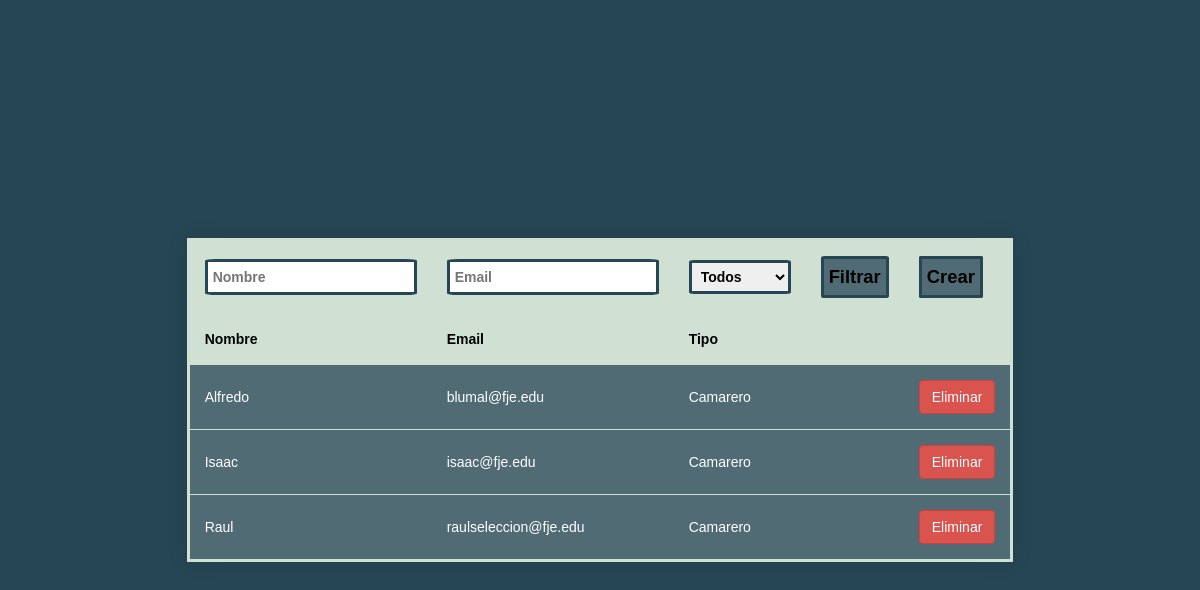
The app's page /View/users.admin.php, older data.
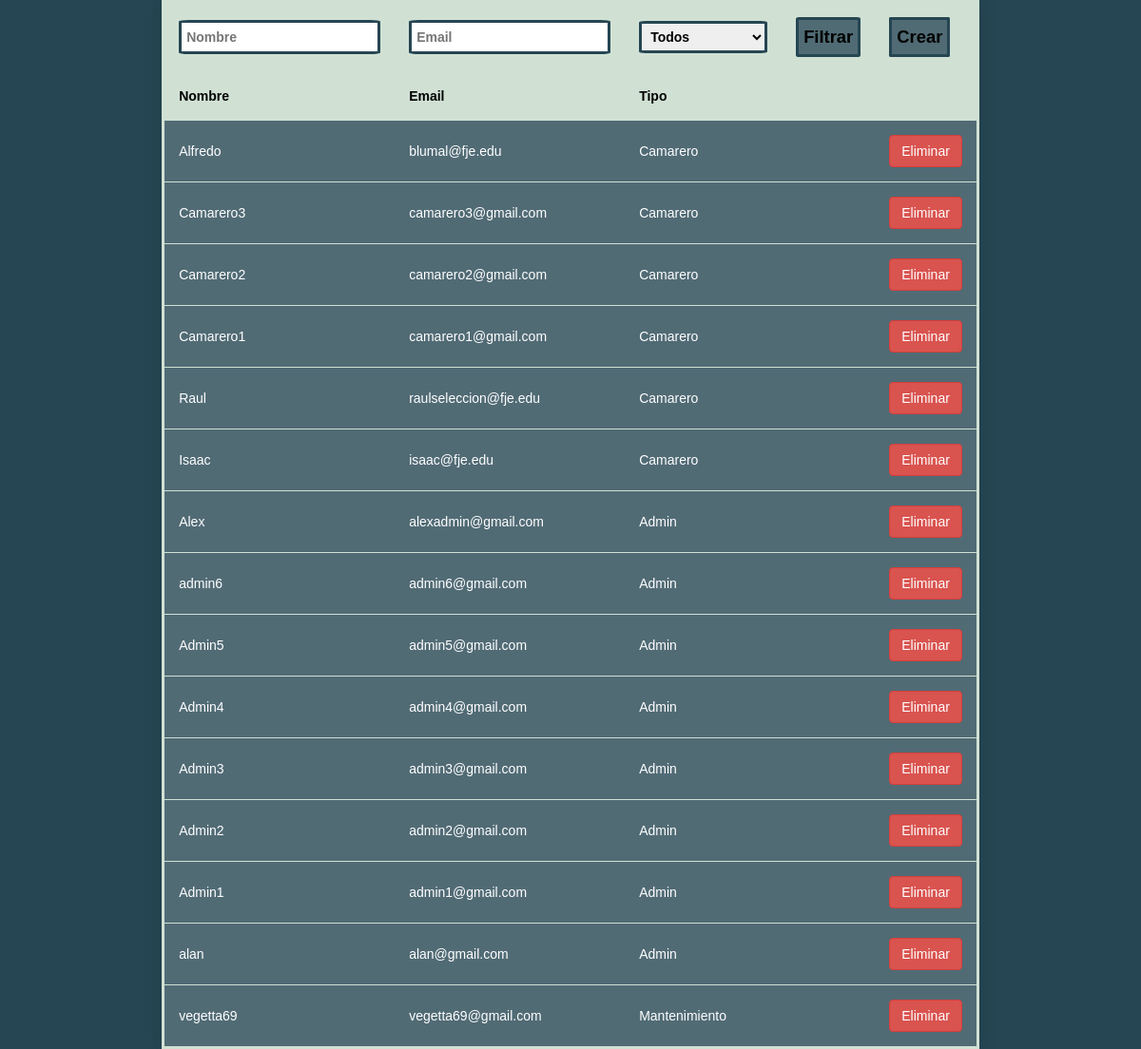
The same page, newer data.
### tables this page shows
CREATE TABLE `tbl_usuario` (
  `id_use` int(11) NOT NULL,
  `nombre_use` varchar(45) DEFAULT NULL,
  `email_use` varchar(50) NOT NULL,
  `pwd_use` varchar(50) NOT NULL,
  `tipo_use` enum('Camarero','Admin','Mantenimiento') NOT NULL
);

### view/users.admin.php (the view, shortened to what this page needs)
<!DOCTYPE html>
<?php include_once '../services/connection.php';?>
<html lang="en">
<head>
    <link rel="stylesheet" href="https://stackpath.bootstrapcdn.com/bootstrap/4.4.1/css/bootstrap.min.css">
    <link rel="stylesheet" href="https://maxcdn.bootstrapcdn.com/bootstrap/4.5.2/css/bootstrap.min.css">
    <link rel="stylesheet" href="https://maxcdn.bootstrapcdn.com/bootstrap/3.3.7/css/bootstrap.min.css" />
    <link rel="stylesheet" href="../css/style.css">
</head>
<body class="historial">
        <div class="atras"><a href="admin.php"><i class="far fa-arrow-alt-square-left"></i></a></div>
        <div class="logout"><a href="../services/kill-login.php"><i class="fas fa-user-circle"></i></a></div>
<div class="region-historial flex-cv">
        <table class="table-reservas">
        <thead>
            <tr><form action="./users.admin.php" method="POST">
                <th><input type="text" id="" name="nombre_use" placeholder="Nombre"></th>
                <th><input type="text" id="" name="email_use" placeholder="Email"></th>
                <th><select name='tipo_use' value=''>
                <option value=''>Todos</option>
            </select></th>
            <th><input class="boton-filtro" type="submit" value="Filtrar"></th>
            </form>
            <th><button class="boton-filtro btn-abrirPop">Crear</button></th>
        </tr>
<?php
    $queryGeneral = "SELECT * FROM `tbl_usuario` WHERE id_use LIKE '%%'";
        $orderby=" order by tipo_use";
        $queryGeneral = $queryGeneral.$orderby;
        $reserva=$pdo->prepare($queryGeneral);
        $reserva->execute();
        $data = $reserva->fetchAll(PDO::FETCH_ASSOC);
?>
                <tr>
                    <th>Nombre</th>
                    <th>Email</th>
                    <th>Tipo</th>
                    <th></th>
                    <th></th>
                </tr>
            </thead>
            <tbody>
                <?php foreach ($data as $datas) { ?>
                <tr>
                    <td><?php echo $datas['nombre_use'] ?></td>
                    <td><?php echo $datas['email_use'] ?></td>
                    <td><?php echo $datas['tipo_use'] ?></td>
                    <td></td>
                    <form action="../services/eliminar.user.php" method="post">
                        <td><button class="btn btn-danger" type="submit">Eliminar</button></td>
                    </form>
                </tr>
                <?php } ?>
            </tbody>
        </table>
</div>

### css/style.css (style rules this page uses)
.flex-cv, .region-login form.login-form, .atras a, .logout a, .region-salas, .region-salas .grid-salas .sala, .region-mesas .mesa, .popup form { display: -webkit-box; display: -ms-flexbox; display: flex; -webkit-box-pack: center; -ms-flex-pack: center; justify-content: center; justify-items: center; -ms-flex-line-pack: center; align-content: center; -webkit-box-align: center; -ms-flex-align: center; align-items: center; }
:root { --color1: $color1; --color2: $color2; --color3: $color3; --color4: $color4; --color4: $color5; --red: $red; --yellow: $yellow; --white: $white; --black: $black; --fuente1: 'Quicksand', sans-serif; }
* { font-family: var(--fuente1); font-weight: 400; margin: 0; padding: 0; border: 0; }
body { height: 100%; width: 100%; min-height: 100vh; }
body.menu, body.salass, body.historial, body.admin { background: #264653; }
.atras { position: absolute; top: 25px; left: 30px; transition: 0.5s; }
.atras a { margin-top: 3px; min-height: 55px; min-width: 55px; text-decoration: none; color: white; }
.logout { position: absolute; top: 25px; right: 30px; transition: 0.5s; }
.logout a { margin-top: 3px; min-height: 55px; min-width: 55px; text-decoration: none; color: white; }
.region-historial { min-height: 100vh; }
.region-historial input { padding: 5px; border-radius: 5%; border: 3px solid #264653; }
.boton-filtro { font-size: 2.3vh; font-weight: bold; cursor: pointer; background-color: #506B74; transition: 0.2s; }
.region-historial select { padding: 5px; border-radius: 5%; border: 3px solid #264653; cursor: pointer; transition: 0.2s; }
.region-historial table { width: 800px; border-collapse: collapse; overflow: hidden; -webkit-box-shadow: 0 0 20px rgba(0, 0, 0, 0.1); box-shadow: 0 0 20px rgba(0, 0, 0, 0.1); border: 3px solid #D0E1D4; }
.region-historial th, .region-historial td { padding: 15px; background-color: rgba(255, 255, 255, 0.2); color: #fff; }
.region-historial tr { border: 1px solid #D0E1D4; }
.region-historial th { color: black; text-align: left; font-weight: bold; }
.region-historial thead th { background-color: #D0E1D4; }
.region-historial tbody td { position: relative; }
.boton-filtro { padding: 5px; border: 3px solid #264653; border-radius: 3%; }

Row changes from the older to the newer data that the page shows:
added tbl_usuario: nombre_use "Camarero3", email_use "camarero3@gmail.com", tipo_use "Camarero"
added tbl_usuario: nombre_use "Camarero2", email_use "camarero2@gmail.com", tipo_use "Camarero"
added tbl_usuario: nombre_use "Camarero1", email_use "camarero1@gmail.com", tipo_use "Camarero"
shown differently, row unchanged: tbl_usuario "Raul": moves up the list
added tbl_usuario: nombre_use "Alex", email_use "alexadmin@gmail.com", tipo_use "Admin"
added tbl_usuario: nombre_use "admin6", email_use "admin6@gmail.com", tipo_use "Admin"
added tbl_usuario: nombre_use "Admin5", email_use "admin5@gmail.com", tipo_use "Admin"
added tbl_usuario: nombre_use "Admin4", email_use "admin4@gmail.com", tipo_use "Admin"
added tbl_usuario: nombre_use "Admin3", email_use "admin3@gmail.com", tipo_use "Admin"
added tbl_usuario: nombre_use "Admin2", email_use "admin2@gmail.com", tipo_use "Admin"
added tbl_usuario: nombre_use "Admin1", email_use "admin1@gmail.com", tipo_use "Admin"
added tbl_usuario: nombre_use "alan", email_use "alan@gmail.com", tipo_use "Admin"
added tbl_usuario: nombre_use "vegetta69", email_use "vegetta69@gmail.com", tipo_use "Mantenimiento"
